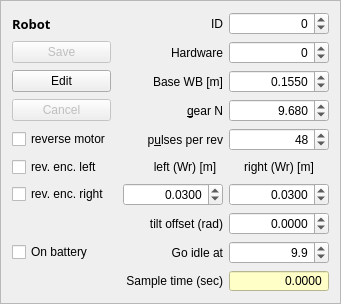
          <widget class="QFrame" name="frame_10">
           <property name="maximumSize">
            <size>
             <width>365</width>
             <height>16777215</height>
            </size>
           </property>
           <property name="frameShape">
            <enum>QFrame::StyledPanel</enum>
           </property>
           <property name="frameShadow">
            <enum>QFrame::Sunken</enum>
           </property>
           <layout class="QGridLayout" name="gridLayout_8">
            <item row="3" column="4">
             <widget class="QDoubleSpinBox" name="robot_gear">
              <property name="sizePolicy">
               <sizepolicy hsizetype="Minimum" vsizetype="Fixed">
                <horstretch>2</horstretch>
                <verstretch>0</verstretch>
               </sizepolicy>
              </property>
              <property name="toolTip">
               <string>&lt;html&gt;&lt;head/&gt;&lt;body&gt;&lt;p&gt;Gear ratio from motor to wheel axle (9.68).&lt;/p&gt;&lt;/body&gt;&lt;/html&gt;</string>
              </property>
              <property name="locale">
               <locale language="C" country="AnyCountry"/>
              </property>
              <property name="alignment">
               <set>Qt::AlignRight|Qt::AlignTrailing|Qt::AlignVCenter</set>
              </property>
              <property name="readOnly">
               <bool>false</bool>
              </property>
              <property name="decimals">
               <number>3</number>
              </property>
              <property name="maximum">
               <double>999.990000000000009</double>
              </property>
              <property name="value">
               <double>9.680000000000000</double>
              </property>
             </widget>
            </item>
            <item row="0" column="2" colspan="2">
             <widget class="QLabel" name="label_127">
              <property name="text">
               <string>ID</string>
              </property>
              <property name="alignment">
               <set>Qt::AlignRight|Qt::AlignTrailing|Qt::AlignVCenter</set>
              </property>
              <property name="buddy">
               <cstring>robot_gear</cstring>
              </property>
             </widget>
            </item>
            <item row="4" column="3">
             <widget class="QLabel" name="label_20">
              <property name="toolTip">
               <string>&lt;html&gt;&lt;head/&gt;&lt;body&gt;&lt;p&gt;Number of encoder pulses on each motor revolution (normally 48)&lt;/p&gt;&lt;/body&gt;&lt;/html&gt;</string>
              </property>
              <property name="text">
               <string>p&amp;ulses per rev</string>
              </property>
              <property name="alignment">
               <set>Qt::AlignRight|Qt::AlignTrailing|Qt::AlignVCenter</set>
              </property>
              <property name="buddy">
               <cstring>robot_pulse_per_rev</cstring>
              </property>
             </widget>
            </item>
            <item row="0" column="0">
             <widget class="QLabel" name="label_36">
              <property name="font">
               <font>
                <family>Sans Serif</family>
                <pointsize>10</pointsize>
                <weight>75</weight>
                <bold>true</bold>
               </font>
              </property>
              <property name="text">
               <string>Robot</string>
              </property>
              <property name="buddy">
               <cstring>robot_wheel_radius_left</cstring>
              </property>
             </widget>
            </item>
            <item row="0" column="4">
             <widget class="QDoubleSpinBox" name="robot_id">
              <property name="enabled">
               <bool>true</bool>
              </property>
              <property name="sizePolicy">
               <sizepolicy hsizetype="Minimum" vsizetype="Fixed">
                <horstretch>2</horstretch>
                <verstretch>0</verstretch>
               </sizepolicy>
              </property>
              <property name="toolTip">
               <string notr="true">&lt;html&gt;&lt;head/&gt;&lt;body&gt;&lt;p&gt;This is the ID of the robot [1..9999].&lt;/p&gt;&lt;p&gt;To change the ID of robot:&lt;br/&gt;change ID,&lt;br/&gt;click &amp;quot;save&amp;quot;,&lt;br/&gt;click &amp;quot;save on robot&amp;quot;.&lt;/p&gt;&lt;p&gt;Change ID to -1 to revert to factory settings.&lt;br/&gt;And then change ID back to right value&lt;/p&gt;&lt;/body&gt;&lt;/html&gt;</string>
              </property>
              <property name="statusTip">
               <string notr="true"/>
              </property>
              <property name="locale">
               <locale language="C" country="AnyCountry"/>
              </property>
              <property name="alignment">
               <set>Qt::AlignRight|Qt::AlignTrailing|Qt::AlignVCenter</set>
              </property>
              <property name="readOnly">
               <bool>false</bool>
              </property>
              <property name="specialValueText">
               <string notr="true"/>
              </property>
              <property name="suffix">
               <string notr="true" extracomment="Hz"/>
              </property>
              <property name="decimals">
               <number>0</number>
              </property>
              <property name="minimum">
               <double>-2.000000000000000</double>
              </property>
              <property name="maximum">
               <double>10000.000000000000000</double>
              </property>
             </widget>
            </item>
            <item row="2" column="2" colspan="2">
             <widget class="QLabel" name="label_2">
              <property name="toolTip">
               <string>&lt;html&gt;&lt;head/&gt;&lt;body&gt;&lt;p&gt;Wheel base is distance between wheels (mid-wheel to mid-wheel) for turn calculations.&lt;/p&gt;&lt;/body&gt;&lt;/html&gt;</string>
              </property>
              <property name="text">
               <string>Base WB [m]</string>
              </property>
              <property name="alignment">
               <set>Qt::AlignRight|Qt::AlignTrailing|Qt::AlignVCenter</set>
              </property>
              <property name="buddy">
               <cstring>robot_base</cstring>
              </property>
             </widget>
            </item>
            <item row="2" column="4">
             <widget class="QDoubleSpinBox" name="robot_base">
              <property name="sizePolicy">
               <sizepolicy hsizetype="Minimum" vsizetype="Fixed">
                <horstretch>2</horstretch>
                <verstretch>0</verstretch>
               </sizepolicy>
              </property>
              <property name="toolTip">
               <string notr="true">&lt;html&gt;&lt;head/&gt;&lt;body&gt;&lt;p&gt;Distance between drivng wheels (0.155m)&lt;/p&gt;&lt;/body&gt;&lt;/html&gt;</string>
              </property>
              <property name="locale">
               <locale language="C" country="AnyCountry"/>
              </property>
              <property name="alignment">
               <set>Qt::AlignRight|Qt::AlignTrailing|Qt::AlignVCenter</set>
              </property>
              <property name="readOnly">
               <bool>false</bool>
              </property>
              <property name="decimals">
               <number>4</number>
              </property>
              <property name="maximum">
               <double>5.000000000000000</double>
              </property>
              <property name="singleStep">
               <double>0.010000000000000</double>
              </property>
              <property name="value">
               <double>0.155000000000000</double>
              </property>
             </widget>
            </item>
            <item row="7" column="2" colspan="2">
             <widget class="QDoubleSpinBox" name="robot_wheel_radius_left">
              <property name="sizePolicy">
               <sizepolicy hsizetype="Minimum" vsizetype="Fixed">
                <horstretch>2</horstretch>
                <verstretch>0</verstretch>
               </sizepolicy>
              </property>
              <property name="minimumSize">
               <size>
                <width>100</width>
                <height>0</height>
               </size>
              </property>
              <property name="toolTip">
               <string notr="true">&lt;html&gt;&lt;head/&gt;&lt;body&gt;&lt;p&gt;Wheel radius (0.03m)&lt;/p&gt;&lt;/body&gt;&lt;/html&gt;</string>
              </property>
              <property name="locale">
               <locale language="C" country="AnyCountry"/>
              </property>
              <property name="alignment">
               <set>Qt::AlignRight|Qt::AlignTrailing|Qt::AlignVCenter</set>
              </property>
              <property name="readOnly">
               <bool>false</bool>
              </property>
              <property name="decimals">
               <number>4</number>
              </property>
              <property name="minimum">
               <double>0.001000000000000</double>
              </property>
              <property name="maximum">
               <double>0.990000000000000</double>
              </property>
              <property name="singleStep">
               <double>0.001000000000000</double>
              </property>
              <property name="value">
               <double>0.030000000000000</double>
              </property>
             </widget>
            </item>
            <item row="7" column="4">
             <widget class="QDoubleSpinBox" name="robot_wheel_radius_right">
              <property name="sizePolicy">
               <sizepolicy hsizetype="Minimum" vsizetype="Fixed">
                <horstretch>2</horstretch>
                <verstretch>0</verstretch>
               </sizepolicy>
              </property>
              <property name="minimumSize">
               <size>
                <width>100</width>
                <height>0</height>
               </size>
              </property>
              <property name="toolTip">
               <string notr="true">&lt;html&gt;&lt;head/&gt;&lt;body&gt;&lt;p&gt;Wheel radius (0.03m)&lt;/p&gt;&lt;/body&gt;&lt;/html&gt;</string>
              </property>
              <property name="locale">
               <locale language="C" country="AnyCountry"/>
              </property>
              <property name="alignment">
               <set>Qt::AlignRight|Qt::AlignTrailing|Qt::AlignVCenter</set>
              </property>
              <property name="readOnly">
               <bool>false</bool>
              </property>
              <property name="decimals">
               <number>4</number>
              </property>
              <property name="minimum">
               <double>0.001000000000000</double>
              </property>
              <property name="maximum">
               <double>0.990000000000000</double>
              </property>
              <property name="singleStep">
               <double>0.001000000000000</double>
              </property>
              <property name="value">
               <double>0.030000000000000</double>
              </property>
             </widget>
            </item>
            <item row="3" column="2" colspan="2">
             <widget class="QLabel" name="label_21">
              <property name="text">
               <string>&amp;gear N</string>
              </property>
              <property name="alignment">
               <set>Qt::AlignRight|Qt::AlignTrailing|Qt::AlignVCenter</set>
              </property>
              <property name="buddy">
               <cstring>robot_gear</cstring>
              </property>
             </widget>
            </item>
            <item row="8" column="4">
             <widget class="QDoubleSpinBox" name="robot_balance_offset">
              <property name="sizePolicy">
               <sizepolicy hsizetype="Minimum" vsizetype="Fixed">
                <horstretch>2</horstretch>
                <verstretch>0</verstretch>
               </sizepolicy>
              </property>
              <property name="minimumSize">
               <size>
                <width>100</width>
                <height>0</height>
               </size>
              </property>
              <property name="toolTip">
               <string notr="true">&lt;html&gt;&lt;head/&gt;&lt;body&gt;&lt;p&gt;Balance offset - where center of gravity (COG) is just above support point (wheels).&lt;/p&gt;&lt;p&gt;Angle is in radians.&lt;/p&gt;&lt;p&gt;Positive is tilt forward.&lt;/p&gt;&lt;/body&gt;&lt;/html&gt;</string>
              </property>
              <property name="locale">
               <locale language="C" country="AnyCountry"/>
              </property>
              <property name="alignment">
               <set>Qt::AlignRight|Qt::AlignTrailing|Qt::AlignVCenter</set>
              </property>
              <property name="readOnly">
               <bool>false</bool>
              </property>
              <property name="decimals">
               <number>4</number>
              </property>
              <property name="minimum">
               <double>-1.000000000000000</double>
              </property>
              <property name="maximum">
               <double>1.000000000000000</double>
              </property>
              <property name="singleStep">
               <double>0.001000000000000</double>
              </property>
             </widget>
            </item>
            <item row="8" column="2" colspan="2">
             <widget class="QLabel" name="label_128">
              <property name="text">
               <string>tilt offset (rad)</string>
              </property>
              <property name="alignment">
               <set>Qt::AlignRight|Qt::AlignTrailing|Qt::AlignVCenter</set>
              </property>
              <property name="buddy">
               <cstring>robot_pulse_per_rev</cstring>
              </property>
             </widget>
            </item>
            <item row="10" column="4">
             <widget class="QDoubleSpinBox" name="robot_battery_idle_volt">
              <property name="sizePolicy">
               <sizepolicy hsizetype="Minimum" vsizetype="Fixed">
                <horstretch>2</horstretch>
                <verstretch>0</verstretch>
               </sizepolicy>
              </property>
              <property name="minimumSize">
               <size>
                <width>100</width>
                <height>0</height>
               </size>
              </property>
              <property name="toolTip">
               <string notr="true">&lt;html&gt;&lt;head/&gt;&lt;body&gt;&lt;p&gt;Go idle when battery voltage is below this level.&lt;/p&gt;&lt;p&gt;For a 3 cell LiPo battery it should go in idle mode at 3 x 3.2V = 9.6V&lt;/p&gt;&lt;p&gt;At 10V about 10% capacity is left before battery destruction, and in idle mode the robot uses about 30mA, so battey will selfdestruct after another about 3 hours.&lt;/p&gt;&lt;p&gt;So remember to switch off and to recharge.&lt;/p&gt;&lt;/body&gt;&lt;/html&gt;</string>
              </property>
              <property name="locale">
               <locale language="C" country="AnyCountry"/>
              </property>
              <property name="alignment">
               <set>Qt::AlignRight|Qt::AlignTrailing|Qt::AlignVCenter</set>
              </property>
              <property name="readOnly">
               <bool>false</bool>
              </property>
              <property name="decimals">
               <number>1</number>
              </property>
              <property name="minimum">
               <double>9.000000000000000</double>
              </property>
              <property name="maximum">
               <double>17.000000000000000</double>
              </property>
              <property name="singleStep">
               <double>0.100000000000000</double>
              </property>
              <property name="value">
               <double>9.900000000000000</double>
              </property>
             </widget>
            </item>
            <item row="10" column="2" colspan="2">
             <widget class="QLabel" name="label_222">
              <property name="toolTip">
               <string>&lt;html&gt;&lt;head/&gt;&lt;body&gt;&lt;p&gt;Battery is assumed to be of type LiPo 3cell.&lt;/p&gt;&lt;p&gt;&lt;br/&gt;&lt;/p&gt;&lt;p&gt;Any battery with a normal voltage between 9 and 15V should do.&lt;/p&gt;&lt;/body&gt;&lt;/html&gt;</string>
              </property>
              <property name="text">
               <string>Go idle at</string>
              </property>
              <property name="alignment">
               <set>Qt::AlignRight|Qt::AlignTrailing|Qt::AlignVCenter</set>
              </property>
              <property name="buddy">
               <cstring>robot_pulse_per_rev</cstring>
              </property>
             </widget>
            </item>
            <item row="4" column="4">
             <widget class="QDoubleSpinBox" name="robot_pulse_per_rev">
              <property name="sizePolicy">
               <sizepolicy hsizetype="Minimum" vsizetype="Fixed">
                <horstretch>2</horstretch>
                <verstretch>0</verstretch>
               </sizepolicy>
              </property>
              <property name="toolTip">
               <string>&lt;html&gt;&lt;head/&gt;&lt;body&gt;&lt;p&gt;Number of encoder ticks per motor revolution (48)&lt;/p&gt;&lt;/body&gt;&lt;/html&gt;</string>
              </property>
              <property name="locale">
               <locale language="C" country="AnyCountry"/>
              </property>
              <property name="alignment">
               <set>Qt::AlignRight|Qt::AlignTrailing|Qt::AlignVCenter</set>
              </property>
              <property name="readOnly">
               <bool>false</bool>
              </property>
              <property name="decimals">
               <number>0</number>
              </property>
              <property name="minimum">
               <double>1.000000000000000</double>
              </property>
              <property name="maximum">
               <double>1000.000000000000000</double>
              </property>
              <property name="value">
               <double>48.000000000000000</double>
              </property>
             </widget>
            </item>
            <item row="5" column="3">
             <widget class="QLabel" name="label_18">
              <property name="text">
               <string>left (Wr) [m]</string>
              </property>
              <property name="alignment">
               <set>Qt::AlignCenter</set>
              </property>
              <property name="buddy">
               <cstring>robot_wheel_radius_left</cstring>
              </property>
             </widget>
            </item>
            <item row="5" column="4">
             <widget class="QLabel" name="label_19">
              <property name="sizePolicy">
               <sizepolicy hsizetype="Preferred" vsizetype="Preferred">
                <horstretch>2</horstretch>
                <verstretch>0</verstretch>
               </sizepolicy>
              </property>
              <property name="text">
               <string>right (Wr) [m]</string>
              </property>
              <property name="alignment">
               <set>Qt::AlignCenter</set>
              </property>
              <property name="buddy">
               <cstring>robot_wheel_radius_right</cstring>
              </property>
             </widget>
            </item>
            <item row="1" column="4">
             <widget class="QDoubleSpinBox" name="robot_hw_type">
              <property name="enabled">
               <bool>true</bool>
              </property>
              <property name="sizePolicy">
               <sizepolicy hsizetype="Minimum" vsizetype="Fixed">
                <horstretch>2</horstretch>
                <verstretch>0</verstretch>
               </sizepolicy>
              </property>
              <property name="toolTip">
               <string notr="true">&lt;html&gt;&lt;head/&gt;&lt;body&gt;&lt;p&gt;The hardware version&lt;/p&gt;&lt;p&gt;1 = old version with no wifi nor line sensor plugs on main board and round power supply plug on main board.&lt;/p&gt;&lt;p&gt;2 = more plugs and satellite PCB for power management and wifi.&lt;/p&gt;&lt;p&gt;3 = power management and on-off switch on-board (big motor controller board)&lt;/p&gt;&lt;p&gt;4 = same as 3, but with small motor controller board.&lt;/p&gt;&lt;p&gt;5 = same as 2, but updated with new sattelite boards (power and wifi) etc.&lt;/p&gt;&lt;p&gt;6 = hardware version 4 (motor controller integrated on board)&lt;/p&gt;&lt;p&gt;To change:&lt;br/&gt;click edit&lt;br/&gt;change HW setting,&lt;br/&gt;click &amp;quot;save&amp;quot;,&lt;br/&gt;click &amp;quot;save to flash&amp;quot;.&lt;/p&gt;&lt;p&gt;(ID must be &amp;gt; 0)&lt;/p&gt;&lt;/body&gt;&lt;/html&gt;</string>
              </property>
              <property name="statusTip">
               <string notr="true"/>
              </property>
              <property name="locale">
               <locale language="C" country="AnyCountry"/>
              </property>
              <property name="alignment">
               <set>Qt::AlignRight|Qt::AlignTrailing|Qt::AlignVCenter</set>
              </property>
              <property name="readOnly">
               <bool>false</bool>
              </property>
              <property name="specialValueText">
               <string notr="true"/>
              </property>
              <property name="suffix">
               <string notr="true" extracomment="Hz"/>
              </property>
              <property name="decimals">
               <number>0</number>
              </property>
              <property name="minimum">
               <double>-2.000000000000000</double>
              </property>
              <property name="maximum">
               <double>10.000000000000000</double>
              </property>
             </widget>
            </item>
            <item row="1" column="3">
             <widget class="QLabel" name="label_149">
              <property name="text">
               <string>Hardware</string>
              </property>
              <property name="alignment">
               <set>Qt::AlignRight|Qt::AlignTrailing|Qt::AlignVCenter</set>
              </property>
              <property name="buddy">
               <cstring>robot_gear</cstring>
              </property>
             </widget>
            </item>
            <item row="2" column="0">
             <widget class="QPushButton" name="robot_edit">
              <property name="enabled">
               <bool>true</bool>
              </property>
              <property name="toolTip">
               <string notr="true">&lt;html&gt;&lt;head/&gt;&lt;body&gt;&lt;p&gt;Switch to edit mode - rather than listen to robot messages - for these fields.&lt;/p&gt;&lt;/body&gt;&lt;/html&gt;</string>
              </property>
              <property name="text">
               <string>Edit</string>
              </property>
              <property name="checkable">
               <bool>false</bool>
              </property>
              <property name="checked">
               <bool>false</bool>
              </property>
              <property name="flat">
               <bool>false</bool>
              </property>
             </widget>
            </item>
            <item row="1" column="0">
             <widget class="QPushButton" name="save_id_on_robot">
              <property name="enabled">
               <bool>false</bool>
              </property>
              <property name="toolTip">
               <string notr="true">&lt;html&gt;&lt;head/&gt;&lt;body&gt;&lt;p&gt;Save ID and robot specific settings (this frame) on robot.&lt;br/&gt;NB! you need to press &amp;quot;save on robot&amp;quot; in configuration block to save into EE-prom (flash)&lt;/p&gt;&lt;/body&gt;&lt;/html&gt;</string>
              </property>
              <property name="text">
               <string>Save</string>
              </property>
              <property name="checkable">
               <bool>false</bool>
              </property>
              <property name="checked">
               <bool>false</bool>
              </property>
             </widget>
            </item>
            <item row="3" column="0">
             <widget class="QPushButton" name="robot_cancel">
              <property name="enabled">
               <bool>false</bool>
              </property>
              <property name="toolTip">
               <string notr="true">&lt;html&gt;&lt;head/&gt;&lt;body&gt;&lt;p&gt;Revert to values on robot&lt;/p&gt;&lt;/body&gt;&lt;/html&gt;</string>
              </property>
              <property name="text">
               <string>Cancel</string>
              </property>
              <property name="checkable">
               <bool>false</bool>
              </property>
              <property name="checked">
               <bool>false</bool>
              </property>
             </widget>
            </item>
            <item row="10" column="0">
             <widget class="QCheckBox" name="robot_on_battery">
              <property name="text">
               <string>On battery</string>
              </property>
             </widget>
            </item>
            <item row="4" column="0">
             <widget class="QCheckBox" name="robot_rev_motor">
              <property name="toolTip">
               <string>&lt;html&gt;&lt;head/&gt;&lt;body&gt;&lt;p&gt;Checking this makes wheels go the other way when orderd forward.&lt;/p&gt;&lt;p&gt;This should NOT be checked on normal REGBOT.&lt;/p&gt;&lt;/body&gt;&lt;/html&gt;</string>
              </property>
              <property name="text">
               <string>reverse motor</string>
              </property>
             </widget>
            </item>
            <item row="5" column="0">
             <widget class="QCheckBox" name="robot_rev_encoder">
              <property name="toolTip">
               <string>&lt;html&gt;&lt;head/&gt;&lt;body&gt;&lt;p&gt;Checking this makes odometry go the other way, i.e. encoder pins swapped.&lt;/p&gt;&lt;p&gt;This should NOT be checked on normal REGBOT.&lt;/p&gt;&lt;/body&gt;&lt;/html&gt;</string>
              </property>
              <property name="text">
               <string>rev. enc. left</string>
              </property>
             </widget>
            </item>
            <item row="7" column="0">
             <widget class="QCheckBox" name="robot_rev_encoder_right">
              <property name="toolTip">
               <string>&lt;html&gt;&lt;head/&gt;&lt;body&gt;&lt;p&gt;Checking this makes odometry go the other way, i.e. encoder pins swapped (right motor).&lt;/p&gt;&lt;p&gt;This should NOT be checked on normal REGBOT.&lt;/p&gt;&lt;/body&gt;&lt;/html&gt;</string>
              </property>
              <property name="text">
               <string>rev. enc. right</string>
              </property>
             </widget>
            </item>
            <item row="11" column="4">
             <widget class="QDoubleSpinBox" name="regbotSampleTime">
              <property name="toolTip">
               <string>&lt;html&gt;&lt;head/&gt;&lt;body&gt;&lt;p&gt;Basic sample time used by robot (or simulator) &lt;/p&gt;&lt;p&gt;in seconds.&lt;/p&gt;&lt;/body&gt;&lt;/html&gt;</string>
              </property>
              <property name="styleSheet">
               <string notr="true">background-color: rgb(255, 255, 200);</string>
              </property>
              <property name="locale">
               <locale language="C" country="AnyCountry"/>
              </property>
              <property name="alignment">
               <set>Qt::AlignRight|Qt::AlignTrailing|Qt::AlignVCenter</set>
              </property>
              <property name="readOnly">
               <bool>true</bool>
              </property>
              <property name="buttonSymbols">
               <enum>QAbstractSpinBox::NoButtons</enum>
              </property>
              <property name="decimals">
               <number>4</number>
              </property>
              <property name="maximum">
               <double>1.000000000000000</double>
              </property>
              <property name="singleStep">
               <double>0.001000000000000</double>
              </property>
             </widget>
            </item>
            <item row="11" column="0" colspan="4">
             <widget class="QLabel" name="label_49">
              <property name="text">
               <string>Sample time (sec)</string>
              </property>
              <property name="alignment">
               <set>Qt::AlignRight|Qt::AlignTrailing|Qt::AlignVCenter</set>
              </property>
             </widget>
            </item>
           </layout>
          </widget>
